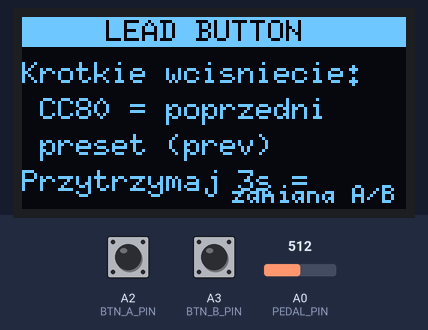
A sketch run on a simulated Arduino Leonardo, built with avr-gcc and run on an emulated ATmega32U4. Shown: 128×64 one-colour display. The test bench sets the inputs (shaded band); at power-on: A3 (BTN_B_PIN) HIGH, A2 (BTN_A_PIN) HIGH, A0 (PEDAL_PIN) = 512.

Above: at 2.1 s.
2.2 s: A3 (BTN_B_PIN) pulled LOW for 0.15 s
At 4.4 s:
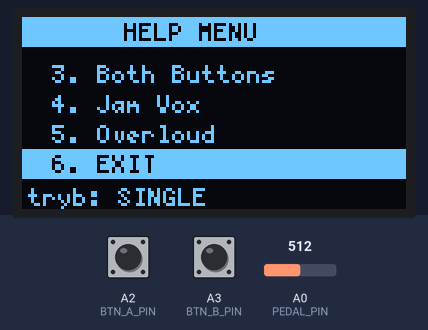
4.7 s: A2 (BTN_A_PIN) pulled LOW for 1 s
At 7.5 s:
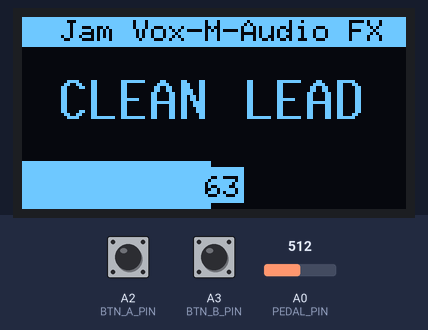
8.0 s: A2 (BTN_A_PIN) pulled LOW for 0.15 s
At 10.3 s:
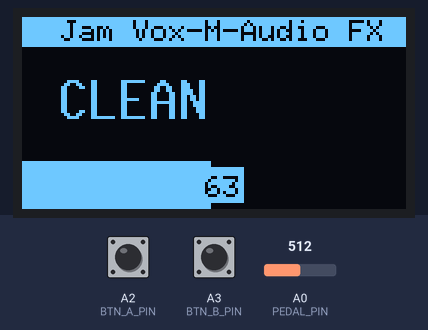
11.1 s: A3 (BTN_B_PIN) pulled LOW for 1 s
At 15.0 s:
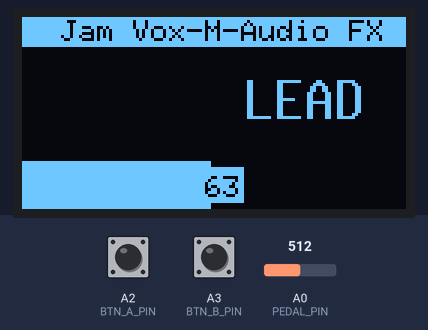
15.1 s: A0 (PEDAL_PIN) set to 716
At 16.3 s:
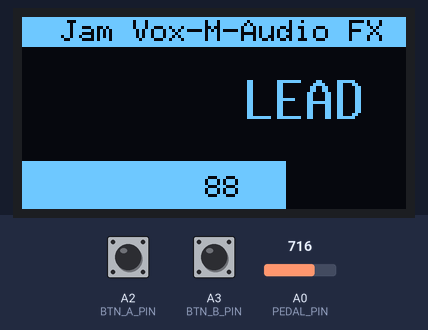
17.3 s: A2 (BTN_A_PIN) pulled LOW for 3.2 s
At 21.6 s:
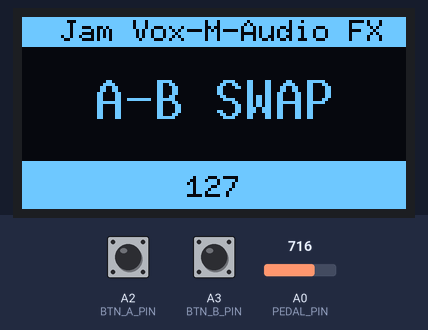
Timing chart, 0 to 23.1 s (numbered marks = the images above; inputs shaded):
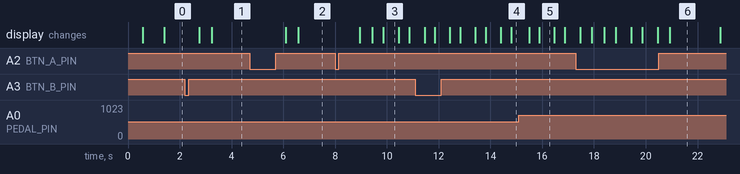

Measured:
- after the input at 2.2 s, the display: first changes after 0.56 s (image 1 shows a later state)
- after the input at 4.7 s, the display: first changes after 1.4 s (image 2 shows a later state)
- after the input at 8.0 s, the display: changes after 0.95 s (image 3)
- after the input at 11.1 s, the display: first differs from a run without the input after 0.75 s (image 4)
- after the input at 15.1 s, the display: first differs from a run without the input after 0.78 s (image 5)
- after the input at 17.3 s, the display: first differs from a run without the input after 0.61 s (image 6 shows a later state)
- what the display in image 3 shows lasts 0.5 s, from 9.9 s to 10.4 s

The sketch:

Guitar-Footswitch.ino
```cpp
/* JamVOX - 2 przyciski + pedal ekspresji (M-Audio EX-P)
   Arduino Leonardo

   Przycisk A (A2) -> CC # 80 (FootSW1 -> Program Down)
   Przycisk B (A3) -> CC # 81 (FootSW2 -> Program Up)
   Pedal EX-P (A0) -> CC # 11 (Expression)

   PODLACZENIE EX-P (kabel TRS, rozebrany):
     Tip    (wiper potencjometru) -> A0
     Ring   -> GND
     Sleeve -> 5V
   (jesli pedal dziala "odwrotnie", zamien Ring i Sleeve)

   PRZYCISKI: miedzy pinem a GND (INPUT_PULLUP, bez rezystorow).

   CC11: AUTO-ZAKRES 0-127. Skrypt sam uczy sie rzeczywistego min/max
   pedalu (okno 2 s) i mapuje na 0-127.

   OLED 0.96" I2C (SSD1306 lub SH1106): SDA=pin2, SCL=pin3, VCC=5V, GND.
   Biblioteka U8g2 (zainstaluj w Library Manager).

   HELP MENU: przy starcie wyswietla menu pomocy.
   A/B = nawigacja, przytrzymaj 500ms = wejdz.
   5. Button Mode = toggle PULSE/SINGLE (dla Overloud/JamVOX).
*/

#include "MIDIUSB.h"
#include <Wire.h>
#include <U8g2lib.h>

// #define DEBUG_ON

#define OLED_CHIP_SSD1306 1
#define OLED_CHIP_SH1106  2
#define OLED_CHIP         OLED_CHIP_SSD1306

#if OLED_CHIP == OLED_CHIP_SH1106
U8G2_SH1106_128X64_NONAME_1_HW_I2C u8g2(U8G2_R0, /* reset=*/ U8X8_PIN_NONE);
#else
U8G2_SSD1306_128X64_NONAME_1_HW_I2C u8g2(U8G2_R0, /* reset=*/ U8X8_PIN_NONE);
#endif

#define PEDAL_PIN A0
#define BTN_A_PIN A2
#define BTN_B_PIN A3

#define CC_EXPRESSION  11
#define CC_FOOTSW1     80
#define CC_FOOTSW2     81
#define CC_OVERLOUD_PREV 16
#define CC_OVERLOUD_NEXT 17

#define PEDAL_INTERVAL_MS 20
#define RELEARN_MS       2000
#define MIN_SPREAD       100
#define PEDAL_HYSTERESIS 2

#define BTN_DEBOUNCE_MS   10
#define PEDAL_TOGGLE_MS   3000
#define PEDAL_MSG_MS      2000
#define BTN_HELP_MS       500

#define HELP_STATE_OFF   0
#define HELP_STATE_MENU  1
#define HELP_STATE_ITEM1 2
#define HELP_STATE_ITEM2 3
#define HELP_STATE_ITEM3 4

#define HELP_MENU_ITEMS  6
#define HELP_VISIBLE     4

int lastCCValue = -1;
unsigned long lastPedalSend = 0;
unsigned long lastOledUpdate = 0;
int lastOledCC = -1;
boolean oledBtnA = false;
boolean oledBtnB = false;
boolean btnABlink = false;
boolean btnBBlink = false;
boolean lastOledPhase = false;
boolean pedalInverted = false;
boolean btnSwap = false;
boolean fxOff = false;
boolean momentaryPulse = false;
boolean msgOn = false;
boolean lastOledMsgOn = false;
boolean lastFxOff = false;
unsigned long msgStart = 0;
char msgBuf[16];

int btnARaw = 1;
int btnBRaw = 1;
int btnAStable = 1;
int btnBStable = 1;
unsigned long btnADebounceStart = 0;
unsigned long btnBDebounceStart = 0;

int pedalMin = 0;
int pedalMax = 1023;
int winMin = 1023;
int winMax = 0;
unsigned long windowStart = 0;

int helpState = HELP_STATE_MENU;
int helpIdx = 0;
int lastHelpState = -1;
int lastHelpIdx = -1;


void setup() {
  pinMode(BTN_A_PIN, INPUT_PULLUP);
  pinMode(BTN_B_PIN, INPUT_PULLUP);
  windowStart = millis();
  u8g2.begin();
#ifdef DEBUG_ON
  Serial.begin(115200);
  Serial.println("--- JamVOX footswitch/pedal ready (115200) ---");
#endif
}


void loop() {
  readPedal();
  readButtons();
  updateOled();
  testMode();
}


void testMode() {
#ifdef DEBUG_ON
  static boolean testOn = false;
  static unsigned long lastTestSend = 0;

  if (Serial.available()) {
    char c = Serial.read();
    if (c == 't' || c == 'T') {
      testOn = !testOn;
      Serial.println(testOn ? "TEST MODE ON - sending CC16 every 500ms" : "TEST MODE OFF");
    }
  }

  if (testOn && millis() - lastTestSend >= 500) {
    controlChange(0, CC_OVERLOUD_PREV, 127);
    controlChange(0, CC_OVERLOUD_NEXT, 127);
    Serial.println("Sent CC16=127 + CC17=127");
    lastTestSend = millis();
  }
#endif
}


void readPedal() {
  if (helpState != HELP_STATE_OFF) return;
  if (millis() - lastPedalSend < PEDAL_INTERVAL_MS) return;

  int raw = analogRead(PEDAL_PIN);

  if (millis() - windowStart >= RELEARN_MS) {
    if (winMax - winMin >= MIN_SPREAD) {
      pedalMin = winMin;
      pedalMax = winMax;
#ifdef DEBUG_ON
      Serial.print("Range updated: min=");
      Serial.print(pedalMin);
      Serial.print(" max=");
      Serial.println(pedalMax);
#endif
    }
    winMin = 1023;
    winMax = 0;
    windowStart = millis();
  }
  if (raw < winMin) winMin = raw;
  if (raw > winMax) winMax = raw;

  long scaled = (long)(raw - pedalMin) * 127L / (long)(pedalMax - pedalMin);
  if (scaled < 0) scaled = 0;
  if (scaled > 127) scaled = 127;
  if (pedalInverted) scaled = 127 - scaled;
  if (!fxOff && abs((int)scaled - lastCCValue) >= PEDAL_HYSTERESIS) {
    controlChange(0, CC_EXPRESSION, (byte)scaled);
    lastCCValue = (int)scaled;
#ifdef DEBUG_ON
    Serial.print("CC11 val=");
    Serial.print((int)scaled);
    Serial.print("  (raw=");
    Serial.print(raw);
    Serial.println(")");
#endif
  }
  lastPedalSend = millis();
}


void sendButtonA(boolean pressed) {
  byte cc = btnSwap ? CC_OVERLOUD_NEXT : CC_OVERLOUD_PREV;
  if (!momentaryPulse) cc = btnSwap ? CC_FOOTSW2 : CC_FOOTSW1;
  if (pressed) {
    btnABlink = true;
    btnBBlink = false;
    controlChange(0, cc, 127);
    controlChange(0, cc, 0);
  }
#ifdef DEBUG_ON
  if (pressed) Serial.print("BTN A -> CC");
  if (pressed) { Serial.print(cc); Serial.println(" pulse"); }
#endif
}

void sendButtonB(boolean pressed) {
  byte cc = btnSwap ? CC_OVERLOUD_PREV : CC_OVERLOUD_NEXT;
  if (!momentaryPulse) cc = btnSwap ? CC_FOOTSW1 : CC_FOOTSW2;
  if (pressed) {
    btnBBlink = true;
    btnABlink = false;
    controlChange(0, cc, 127);
    controlChange(0, cc, 0);
  }
#ifdef DEBUG_ON
  if (pressed) Serial.print("BTN B -> CC");
  if (pressed) { Serial.print(cc); Serial.println(" pulse"); }
#endif
}


void readButtons() {
  unsigned long t = millis();
  int aNow = (digitalRead(BTN_A_PIN) == LOW) ? 1 : 0;
  int bNow = (digitalRead(BTN_B_PIN) == LOW) ? 1 : 0;

  if (aNow != btnARaw) {
    btnARaw = aNow;
    btnADebounceStart = t;
  }
  if (aNow == btnARaw && t - btnADebounceStart >= BTN_DEBOUNCE_MS && aNow != btnAStable) {
    btnAStable = aNow;
  }
  if (bNow != btnBRaw) {
    btnBRaw = bNow;
    btnBDebounceStart = t;
  }
  if (bNow == btnBRaw && t - btnBDebounceStart >= BTN_DEBOUNCE_MS && bNow != btnBStable) {
    btnBStable = bNow;
  }

  oledBtnA = (btnAStable == 1);
  oledBtnB = (btnBStable == 1);

  static int prevStableA = 0;
  static int prevStableB = 0;

  // --- HELP MENU ---
  if (helpState != HELP_STATE_OFF) {
    if (helpState == HELP_STATE_MENU) {
      static unsigned long helpAPressStart = 0;
      static unsigned long helpBPressStart = 0;

      if (oledBtnA && !prevStableA) helpAPressStart = t;
      if (oledBtnB && !prevStableB) helpBPressStart = t;

      if (!oledBtnA && prevStableA) {
        if (helpAPressStart > 0 && t - helpAPressStart >= BTN_HELP_MS) {
          if (helpIdx == 5) {
            helpState = HELP_STATE_OFF;
          } else if (helpIdx == 3) {
            momentaryPulse = false;
            helpState = HELP_STATE_OFF;
          } else if (helpIdx == 4) {
            momentaryPulse = true;
            fxOff = true;
            helpState = HELP_STATE_OFF;
          } else {
            helpState = HELP_STATE_ITEM1 + helpIdx;
          }
        } else {
          helpIdx = (helpIdx + 1) % HELP_MENU_ITEMS;
        }
        helpAPressStart = 0;
      }
      if (!oledBtnB && prevStableB) {
        if (helpBPressStart > 0 && t - helpBPressStart >= BTN_HELP_MS) {
          if (helpIdx == 5) {
            helpState = HELP_STATE_OFF;
          } else if (helpIdx == 3) {
            momentaryPulse = false;
            helpState = HELP_STATE_OFF;
          } else if (helpIdx == 4) {
            momentaryPulse = true;
            fxOff = true;
            helpState = HELP_STATE_OFF;
          } else {
            helpState = HELP_STATE_ITEM1 + helpIdx;
          }
        } else {
          helpIdx = (helpIdx + HELP_MENU_ITEMS - 1) % HELP_MENU_ITEMS;
        }
        helpBPressStart = 0;
      }
    } else {
      // Widok podmenu (1-3) -> krotkie wcisniecie = powrot do menu
      if ((oledBtnA && !prevStableA) || (oledBtnB && !prevStableB)) {
        helpState = HELP_STATE_MENU;
      }
    }
    prevStableA = oledBtnA;
    prevStableB = oledBtnB;
    return;
  }

  // --- NORMAL MODE ---
  static unsigned long btnAPressStart = 0;
  static unsigned long btnBPressStart = 0;
  static boolean btnALongFired = false;
  static boolean btnBLongFired = false;

  // --- Oba przyciski razem (2s) -> toggle FX pedal ---
  static unsigned long btnBothStart = 0;
  static boolean btnBothFired = false;

  if (oledBtnA && oledBtnB) {
    if (btnBothStart == 0) btnBothStart = t;
    if (!btnBothFired && (t - btnBothStart >= 2000)) {
      btnBothFired = true;
      fxOff = !fxOff;
      msgStart = t;
      msgOn = true;
      snprintf(msgBuf, sizeof(msgBuf), fxOff ? "PED FX OFF" : "PED FX ON");
#ifdef DEBUG_ON
      Serial.print("FX pedal toggled -> ");
      Serial.println(fxOff ? "OFF" : "ON");
#endif
    }
    prevStableA = oledBtnA;
    prevStableB = oledBtnB;
    return;
  } else {
    btnBothStart = 0;
    btnBothFired = false;
  }

  // --- Przycisk A ---
  if (oledBtnA && !prevStableA) {
    btnAPressStart = t;
    btnALongFired = false;
    sendButtonA(true);
  }
  if (oledBtnA && !btnALongFired && (t - btnAPressStart >= PEDAL_TOGGLE_MS)) {
    btnALongFired = true;
    sendButtonA(false);
    btnSwap = !btnSwap;
    msgStart = t;
    msgOn = true;
    snprintf(msgBuf, sizeof(msgBuf), btnSwap ? "A-B SWAP" : "A-B NORM");
    btnABlink = true;
    btnBBlink = false;
#ifdef DEBUG_ON
    Serial.print("Button swap toggled -> ");
    Serial.println(btnSwap ? "SWAPPED" : "NORMAL");
#endif
  }
  if (!oledBtnA && prevStableA) {
    sendButtonA(false);
  }
  prevStableA = oledBtnA;

  // --- Przycisk B ---
  if (oledBtnB && !prevStableB) {
    btnBPressStart = t;
    btnBLongFired = false;
    sendButtonB(true);
  }
  if (oledBtnB && !btnBLongFired && (t - btnBPressStart >= PEDAL_TOGGLE_MS)) {
    btnBLongFired = true;
    sendButtonB(false);
    pedalInverted = !pedalInverted;
    msgStart = t;
    msgOn = true;
    snprintf(msgBuf, sizeof(msgBuf), pedalInverted ? "PEDAL REV" : "PEDAL NORM");
    btnBBlink = true;
    btnABlink = false;
#ifdef DEBUG_ON
    Serial.print("Pedal direction toggled -> ");
    Serial.println(pedalInverted ? "INVERTED" : "NORMAL");
#endif
  }
  if (!oledBtnB && prevStableB) {
    sendButtonB(false);
  }
  prevStableB = oledBtnB;
}


// --- Rysowanie ekranow HELP MENU ---

void drawHelpMenu() {
  u8g2.setFont(u8g2_font_5x7_tf);

  u8g2.drawBox(0, 0, 128, 10);
  u8g2.setColorIndex(0);
  u8g2.drawStr(34, 8, "HELP MENU");
  u8g2.setColorIndex(1);

  const char *items[] = {
    "1. LEAD Button",
    "2. CLEAN Button",
    "3. Both Buttons",
    "4. Jam Vox",
    "5. Overloud",
    "6. EXIT"
  };

  int visStart = 0;
  if (helpIdx >= visStart + HELP_VISIBLE) visStart = helpIdx - HELP_VISIBLE + 1;
  if (helpIdx < visStart) visStart = helpIdx;

  for (int i = 0; i < HELP_VISIBLE && (visStart + i) < HELP_MENU_ITEMS; i++) {
    int idx = visStart + i;
    int y = 22 + i * 10;
    if (idx == helpIdx) {
      u8g2.drawBox(0, y - 8, 128, 10);
      u8g2.setColorIndex(0);
    }
    u8g2.drawStr(10, y, items[idx]);
    if (idx == helpIdx) {
      u8g2.setColorIndex(1);
    }
  }

  u8g2.drawStr(2, 63, momentaryPulse ? "tryb: PULSE" : "tryb: SINGLE");
}

void drawHelpItem1() {
  u8g2.setFont(u8g2_font_6x10_tf);
  u8g2.drawBox(0, 0, 128, 10);
  u8g2.setColorIndex(0);
  u8g2.drawStr(28, 8, "LEAD BUTTON");
  u8g2.setColorIndex(1);

  u8g2.drawStr(0, 22, "Krotkie wcisniecie:");
  u8g2.drawStr(6, 34, "CC80 = poprzedni");
  u8g2.drawStr(6, 46, "preset (prev)");

  u8g2.drawStr(0, 58, "Przytrzymaj 3s =");

  u8g2.setFont(u8g2_font_5x7_tf);
  u8g2.drawStr(70, 62, "zamiana A/B");
}

void drawHelpItem2() {
  u8g2.setFont(u8g2_font_6x10_tf);
  u8g2.drawBox(0, 0, 128, 10);
  u8g2.setColorIndex(0);
  u8g2.drawStr(24, 8, "CLEAN BUTTON");
  u8g2.setColorIndex(1);

  u8g2.drawStr(0, 22, "Krotkie wcisniecie:");
  u8g2.drawStr(6, 34, "CC81 = nastepny");
  u8g2.drawStr(6, 46, "preset (next)");

  u8g2.drawStr(0, 58, "Przytrzymaj 3s =");

  u8g2.setFont(u8g2_font_5x7_tf);
  u8g2.drawStr(70, 62, "odwroc pedal");
}

void drawHelpItem3() {
  u8g2.setFont(u8g2_font_6x10_tf);
  u8g2.drawBox(0, 0, 128, 10);
  u8g2.setColorIndex(0);
  u8g2.drawStr(25, 8, "BOTH BUTTONS");
  u8g2.setColorIndex(1);

  u8g2.drawStr(0, 22, "Przytrzymaj oba");
  u8g2.drawStr(0, 34, "przyciski razem");
  u8g2.drawStr(0, 46, "przez 2 sekundy:");

  u8g2.drawStr(6, 58, "toggle FX pedalu");
}


void updateOled() {
  if (helpState != HELP_STATE_OFF) {
    if (helpState == lastHelpState && helpIdx == lastHelpIdx) return;
    lastHelpState = helpState;
    lastHelpIdx = helpIdx;

    u8g2.firstPage();
    do {
      if (helpState == HELP_STATE_MENU) {
        drawHelpMenu();
      } else if (helpState == HELP_STATE_ITEM1) {
        drawHelpItem1();
      } else if (helpState == HELP_STATE_ITEM2) {
        drawHelpItem2();
      } else if (helpState == HELP_STATE_ITEM3) {
        drawHelpItem3();
      }
    } while (u8g2.nextPage());
    return;
  }

  lastHelpState = -1;
  lastHelpIdx = -1;

  if (millis() - lastOledUpdate < 100) return;

  int cc = (lastCCValue < 0) ? 0 : lastCCValue;
  boolean phase = ((millis() / 500) % 2) == 0;
  if (msgOn && millis() - msgStart >= PEDAL_MSG_MS) msgOn = false;
  boolean changed = (cc != lastOledCC) || (phase != lastOledPhase) || (msgOn != lastOledMsgOn) || (fxOff != lastFxOff);
  lastOledPhase = phase;
  lastOledMsgOn = msgOn;
  lastFxOff = fxOff;
  if (!changed) {
    lastOledUpdate = millis();
    return;
  }

  char buf[8];
  snprintf(buf, sizeof(buf), "%3d", cc);

  boolean showA = !btnABlink || phase;
  boolean showB = !btnBBlink || phase;

  u8g2.firstPage();
  do {
    u8g2.drawBox(0, 0, 128, 10);
    u8g2.setColorIndex(0);
    u8g2.setFont(u8g2_font_6x10_tf);
    u8g2.drawStr(momentaryPulse ? 28 : 13, 8, momentaryPulse ? "OVERLOUD TH3" : "Jam Vox-M-Audio FX");
    u8g2.setColorIndex(1);

    if (msgOn) {
      u8g2.setColorIndex(0);
      u8g2.drawBox(0, 14, 128, 28);
      u8g2.setColorIndex(1);
      u8g2.setFont(u8g2_font_10x20_tf);
      int w = u8g2.getStrWidth(msgBuf);
      u8g2.drawStr((128 - w) / 2, 34, msgBuf);
    } else {
      u8g2.setFont(u8g2_font_10x20_tf);
      if (showB) {
        u8g2.setColorIndex(0);
        u8g2.drawBox(0, 14, 64, 28);
        u8g2.setColorIndex(1);
        u8g2.drawStr(12, 34, "CLEAN");
      }
      if (showA) {
        u8g2.setColorIndex(0);
        u8g2.drawBox(64, 14, 64, 28);
        u8g2.setColorIndex(1);
        u8g2.drawStr(74, 34, "LEAD");
      }
    }

    if (fxOff) {
      u8g2.drawBox(0, 48, 128, 16);
      u8g2.setColorIndex(0);
      u8g2.setFont(u8g2_font_6x10_tf);
      int w = u8g2.getStrWidth("PED FX OFF");
      u8g2.drawStr((128 - w) / 2, 58, "PED FX OFF");
      u8g2.setColorIndex(1);
    } else {
      u8g2.drawBox(0, 48, 128, 16);
      u8g2.setColorIndex(0);
      int pw = (cc * 128) / 127;
      u8g2.drawBox(pw, 48, 128 - pw, 16);
      u8g2.setColorIndex(1);
      u8g2.setFont(u8g2_font_6x10_tf);
      u8g2.drawBox(54, 50, 20, 12);
      u8g2.setColorIndex(0);
      u8g2.drawStr(55, 60, buf);
      u8g2.setColorIndex(1);
    }
  } while (u8g2.nextPage());
  lastOledCC = cc;
  lastOledUpdate = millis();
}


void controlChange(byte channel, byte control, byte value) {
  midiEventPacket_t event = {0x0B, 0xB0 | channel, control, value};
  MidiUSB.sendMIDI(event);
  MidiUSB.flush();
}
```
